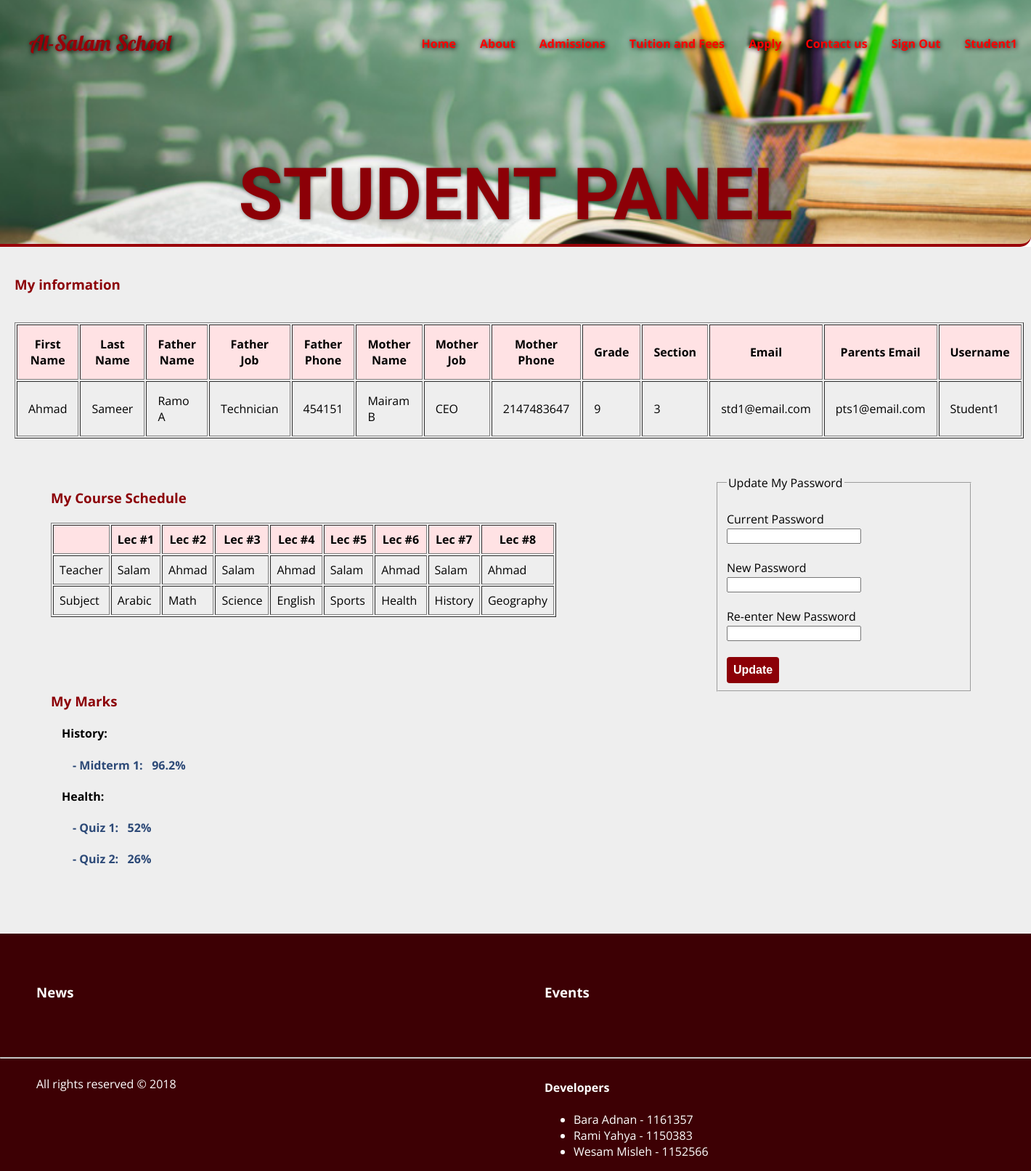
/student.php (signed in), run on the app's committed database.
### tables this page shows
CREATE TABLE IF NOT EXISTS `students` (
  `sID` int(11) NOT NULL,
  `first_name` varchar(100) NOT NULL,
  `last_name` varchar(100) NOT NULL,
  `father_name` varchar(100) NOT NULL,
  `mother_name` varchar(100) NOT NULL,
  `father_job` varchar(100) NOT NULL,
  `mother_job` varchar(100) NOT NULL,
  `father_phone` int(11) NOT NULL,
  `mother_phone` int(11) NOT NULL,
  `grade` int(11) NOT NULL,
  `section` int(11) NOT NULL,
  `email` varchar(100) NOT NULL,
  `parents_email` varchar(100) NOT NULL,
  `username` varchar(200) NOT NULL,
  `password` varchar(200) NOT NULL
);

CREATE TABLE IF NOT EXISTS `course_schedule` (
  `grade` int(11) NOT NULL,
  `section` int(11) NOT NULL,
  `lec1_subject` varchar(200) NOT NULL,
  `lec1_teacher` int(11) NOT NULL,
  `lec2_subject` varchar(200) NOT NULL,
  `lec2_teacher` int(11) NOT NULL,
  `lec3_subject` varchar(200) NOT NULL,
  `lec3_teacher` int(11) NOT NULL,
  `lec4_subject` varchar(200) NOT NULL,
  `lec4_teacher` int(11) NOT NULL,
  `lec5_subject` varchar(200) NOT NULL,
  `lec5_teacher` int(11) NOT NULL,
  `lec6_subject` varchar(200) NOT NULL,
  `lec6_teacher` int(11) NOT NULL,
  `lec7_subject` varchar(200) NOT NULL,
  `lec7_teacher` int(11) NOT NULL,
  `lec8_subject` varchar(200) NOT NULL,
  `lec8_teacher` int(11) NOT NULL
);

CREATE TABLE IF NOT EXISTS `employees` (
  `eID` int(11) NOT NULL,
  `ID` varchar(80) NOT NULL,
  `name` varchar(80) NOT NULL,
  `gender` varchar(40) NOT NULL,
  `phone` varchar(80) NOT NULL,
  `email` varchar(100) NOT NULL,
  `dob` date NOT NULL,
  `type` varchar(80) NOT NULL,
  `salary` double NOT NULL,
  `username` varchar(200) NOT NULL,
  `password` varchar(200) NOT NULL
);

CREATE TABLE IF NOT EXISTS `marks` (
  `mID` int(11) NOT NULL,
  `grade` varchar(200) NOT NULL,
  `section` varchar(200) NOT NULL,
  `subject` varchar(200) NOT NULL,
  `name` varchar(200) NOT NULL
);

CREATE TABLE IF NOT EXISTS `marks_students` (
  `mID` int(11) NOT NULL,
  `sID` int(11) NOT NULL,
  `mark` double NOT NULL
);

### src/php/DatabaseAPI.php (called while the page is built, shortened)
<?php
class Database
{
    private static $conn = null;
    public function __construct()
    {
        $dbName = '' ;
        $dbHost = 'studentswebprojects.ritaj.ps';
        $dbUsername = '';
        $dbUserPassword = '';
        try {
            self::$conn = new PDO('mysql:host='.$dbHost.';dbname='.$dbName, $dbUsername, $dbUserPassword);
            self::$conn->setAttribute(PDO::ATTR_ERRMODE, PDO::ERRMODE_EXCEPTION);
        }
        catch(PDOException $e)
        {
            echo "Connection failed: " . $e->getMessage();
        }
    }
    public function select($arr, $table, $cond, $group, $having, $order, $limit)
    {
        $stmt = "select ";
        $stmt .= implode(", ", $arr);
        if ($cond != null)
        {
            $stmt .= " from " . $table . " where " . $cond;
        }
        else
        {
            $stmt .= " from " . $table;
        }
        $sql = self::$conn->prepare($stmt);
        $sql->execute();
        return $sql->fetchAll(PDO::FETCH_ASSOC);
    }
    public function selectDistinct($arr, $table, $cond, $group, $having, $order, $limit)
    {
        $stmt = "select DISTINCT ";
        $stmt .= implode(", ", $arr);
        if ($cond != null)
        {
            $stmt .= " from " . $table . " where " . $cond;
        }
        else
        {
            $stmt .= " from " . $table;
        }
        $sql = self::$conn->prepare($stmt);
        $sql->execute();
        return $sql->fetchAll(PDO::FETCH_ASSOC);
    }
}
?>

### src/student.php (the view, shortened to what this page needs)
<?php
  require_once('php/header.php');
?>
    <main class="bg">
      <section class="full-width styledMain">
        <h1>Student Panel</h1>
      </section>
    </main>
    <main class="maincontent">
    <h3 style="color:#8c0007">My information</h3><br>
    <?php
      require_once 'php/DatabaseAPI.php';
      $db = new Database();
      $data = $db->select(array("first_name", "last_name", "father_name", "father_job", "father_phone", "mother_name", "mother_job", "mother_phone", "grade", "section", "email", "parents_email", "username"), "students", "sID = " . $_SESSION['id'], null, null, null, null);
      echo '<table cellpadding=15 border=1 align="center"><tr bgcolor="#ffe2e4"><th>First Name</th>
            <th>Last Name</th>
            <th>Father Name</td>
            <th>Father Job</th>
            <th>Father Phone</th>
            <th>Mother Name</th>
            <th>Mother Job</th>
            <th>Mother Phone</th>
            <th>Grade</th>
            <th>Section</th>
            <th>Email</th>
            <th>Parents Email</th>
            <th>Username</th></tr>
            <tr>
            <td>'. $data[0]['first_name'] . '</td>
            <td>'. $data[0]['last_name'] . '</td>
            <td>'. $data[0]['father_name'] . '</td>
            <td>'. $data[0]['father_job'] . '</td>
            <td>'. $data[0]['father_phone'] . '</td>
            <td>'. $data[0]['mother_name'] . '</td>
            <td>'. $data[0]['mother_job'] . '</td>
            <td>'. $data[0]['mother_phone'] . '</td>
            <td>'. $data[0]['grade'] . '</td>
            <td>'. $data[0]['section'] . '</td>
            <td>'. $data[0]['email'] . '</td>
            <td>'. $data[0]['parents_email'] . '</td>
            <td>'. $data[0]['username'] . '</td>
            </tr>
      </table>
      '
    ?>
    <div class="twoThirds">
    <h3 style="color:#8c0007; margin-bottom: 0">My Course Schedule</h3><br>
    <?php
      require_once 'php/DatabaseAPI.php';
      $db = new Database();
      $sched = $db->select(array("*"), "course_schedule", "grade = " . $data[0]['grade'] . " and section = " . $data[0]['section'], null, null, null, null)[0];
      echo '<table cellpadding=8 border=1><tr bgcolor="#ffe2e4"><th></th>
            <th>Lec #1</th><th>Lec #2</th><th>Lec #3</th><th>Lec #4</th><th>Lec #5</th><th>Lec #6</th><th>Lec #7</th><th>Lec #8</th></tr>
            <tr>
            <td>Teacher</td>
            ';
            for($i = 1; $i <= 8; $i++)
            {
              $teaName = $db->select(array("name"), "employees", "eID = " . $sched['lec' . $i . '_teacher'], null, null, null, null)[0]["name"];
              echo '<td>'. $teaName . '</td>';
            }
            echo '
            </tr><tr>
            <td>Subject</td> ';
            for($i = 1; $i <= 8; $i++)
              echo '<td>'. $sched['lec' . $i . '_subject'] . '</td>';
          echo '</tr></table>';
    ?>
  </div>
    <form method="post" action="" id="updatePWform" class="third" style="margin-bottom: 0; padding-bottom: 0">
      <fieldset>
        <legend>Update My Password</legend>
        <br>
        <label>Current Password</label><br>
        <input type="password" name="currPW"  id="currPW" required><br><br>
        <label>New Password</label><br>
        <input type="password" name="newPW"  id="newPW" required><br><br>
        <label>Re-enter New Password</label><br>
        <input type="password" name="reNewPW"  id="reNewPW" required>
        <br><br>
        <input type="submit" class="btn-default" value="Update">
        <br>
      </fieldset>
    </form>
    <div class="twoThirds" style="padding-top: 0; margin-top: 0">
    <h3 style="color:#8c0007; margin-top: 0">My Marks</h3>
    <?php
      require_once 'php/DatabaseAPI.php';
      $db = new Database();
      $subsM = $db->selectDistinct(array("subject"), "marks", "grade = " . $data[0]['grade'] . " and section = " . $data[0]['section'], null, null, null, null);
      foreach($subsM as $subM)
      {
        echo '<h4 style="margin-left: 15px;">' . $subM['subject'] . ':</h4>';
        $mIDs = $db->select(array("mID", "name"), "marks", "grade = " . $data[0]['grade'] . " and section = " . $data[0]['section'] . " and subject = '" . $subM['subject'] . "'", null, null, null, null);
        foreach($mIDs as $mID)
        {
          $marksM = $db->select(array("mark"), "marks_students", "mID = " . $mID['mID'] . " and sID = " . $_SESSION['id'], null, null, null, null)[0];
          echo '<h4 style="color:#2c4977;margin-left: 30px"> - ' . $mID['name'] . ':&nbsp;&nbsp;&nbsp;' . $marksM['mark'] . '%</h4>';
        }
      }
    ?>
  </div>
  </main>
<?php
  require_once('php/footer.php');
?>

### src/php/header.php (shortened to what this page needs)
<!DOCTYPE html>
<html lang="en">
  <head>
    <link rel="stylesheet" href="css/main.css"/>
  </head>
  <body>
    <header>
      <div class="logo">
        Al-Salam School
      </div>
      <nav>
        <div>
          <ul>
            <li><a class="active" href="../../../../../../Projects/School System Project/index.php">Home</a></li>
            <li><a href="about.php">About</a></li>
            <li><a href="admissions.php">Admissions</a></li>
            <li><a href="fees.php">Tuition and Fees</a></li>
            <li><a href="apply.php">Apply</a></li>
            <li><a href="contact.php">Contact us</a></li>
            <?php
              if (!isset($_SESSION['userType']))
              {
                echo '<li><a href="signin.php">Sign in</a></li>';
              }
              else if($_SESSION['userType'] == "Headmaster")
              {
                echo '<li><a href="index.php" id="signout">Sign Out</a></li>
                      <li><a href="headmaster.php">'. $_SESSION['username'] .'</a></li>';
              }
              else if($_SESSION['userType'] == "Teacher")
              {
                echo '<li><a href="index.php" id="signout">Sign Out</a></li>
                      <li><a href="teacher.php">'. $_SESSION['username'] .'</a></li>';
              }
              else if($_SESSION['userType'] == "Student")
              {
                echo '<li><a href="index.php" id="signout">Sign Out</a></li>
                      <li><a href="student.php">'. $_SESSION['username'] .'</a></li>';
              }
            ?>
          </ul>
        </div>
      </nav>
    </header>

### src/php/footer.php (shortened to what this page needs)
    <footer>
      <div class="half">
        <section id="news">
          <h3><a href="news.php">News</a></h3>
        </section>
      </div>
      <div class="half" id="events">
        <h3><a href = "events.php">Events</a></h3>
      </div>
      <hr>
      <div class="devs half">
        <p>All rights reserved &copy; 2018</p>
      </div>
      <div class="devs half">
        <h4>Developers</h4>
        <ul>
          <li>Bara Adnan - 1161357</li>
          <li>Rami Yahya - 1150383</li>
          <li>Wesam Misleh - 1152566</li>
        </ul>
      </div>
    </footer>
  </body>
</html>

### src/css/main.css (style rules this page uses)
body { margin: 0; font-family: 'Open Sans', sans-serif; }
header { top: 30px; height: 60px; width: 100%; position: absolute; z-index: 1; }
header .logo { color: #990008; font-size: 30px; padding: 10px; font-family: 'Lobster', cursive; padding-left: 40px; text-shadow: 1px 1px 6px black; }
a { color: white; text-decoration: none; }
header nav ul { list-style: none; margin: 0; }
header nav ul li { display: inline-block; margin: 0; }
header nav ul li a { display: inline-block; color: red; padding: 10px; margin: 0; text-decoration: none; border-radius: 3px; margin: 9px; margin-left: 0; text-shadow: 1px 1px 6px black; font-weight: bold; }
.bg { padding-top: 200px; background: url('../images/header.jpg'); background-size: cover; background-position: center; height: auto; border-style: solid; border-color: #990008; border-width: 0px 0px 4px 0px; border-radius: 0px 0px 15px 0px; }
main { width: 100%; }
main > section { box-sizing: border-box; padding: 10px }
footer { color: white; width: 100%; background: #3d0004; }
footer > .devs { padding-top: 0; padding-bottom: 0; }
.btn-default { font-size: 1em; font-weight: bold; padding: 9px; background: #8c0007; border: 0; border-radius: 4px; cursor: pointer; text-decoration: none; color: white; box-sizing: border-box; }
.full-width { width: 100%; }
.styledMain h1 { font-family: 'Signika', cursive; font-size: 7vw; margin: 0; text-align: center; color: #8c0007; text-shadow: 1px 1px 5px rgba(0,0,0,0.5); text-transform: uppercase; }
::placeholder { color: #990008; opacity: 1; }
.maincontent { padding: 20px 20px; background: #eee; box-sizing: border-box; }
header .logo { float: left; }
header nav ul { float: right; }
.third { padding: 50px; vertical-align: top; width: 33%; display: inline-block; box-sizing: border-box; }
.half { padding: 50px; vertical-align: top; width: 49%; display: inline-block; box-sizing: border-box; }
.twoThirds { padding: 50px; vertical-align: top; width: 66%; display: inline-block; box-sizing: border-box; }

### data on the page
students: first_name "Ahmad", last_name "Sameer", father_name "Ramo A", father_job "Technician", father_phone "454151", mother_name "Mairam B", mother_job "CEO", mother_phone "2147483647", grade "9", section "3", email "std1@email.com", parents_email "pts1@email.com", username "Student1"
course_schedule: lec1_teacher.name "Salam", lec2_teacher.name "Ahmad", lec3_teacher.name "Salam", lec4_teacher.name "Ahmad", lec5_teacher.name "Salam", lec6_teacher.name "Ahmad", lec7_teacher.name "Salam", lec8_teacher.name "Ahmad", lec1_subject "Arabic", lec2_subject "Math", lec3_subject "Science", lec4_subject "English", lec5_subject "Sports", lec6_subject "Health", lec7_subject "History", lec8_subject "Geography"
marks: name "Midterm 1", marks_students.mark "96.2"
marks: name "Quiz 1", marks_students.mark "52"
marks: name "Quiz 2", marks_students.mark "26"

### other printed values
$_SESSION['username'] "Student1"
$subM['subject'] "History"
$subM['subject'] "Health"
